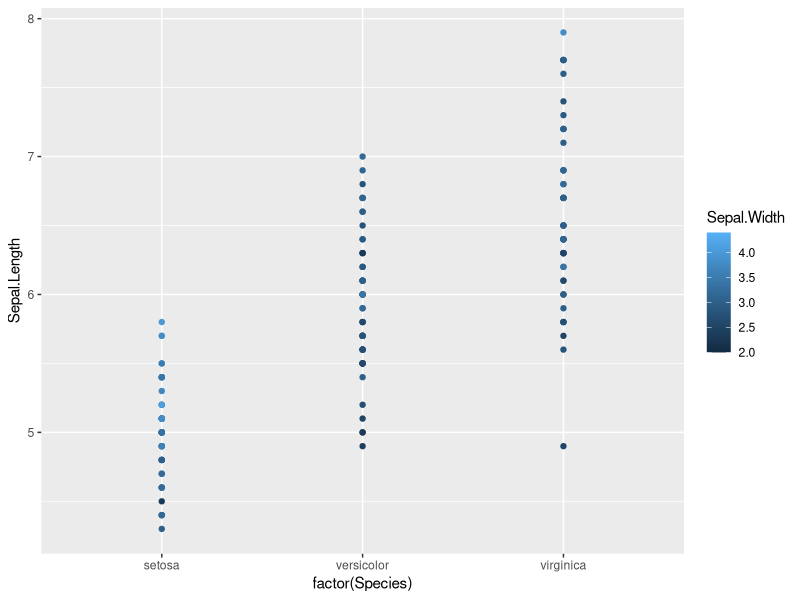
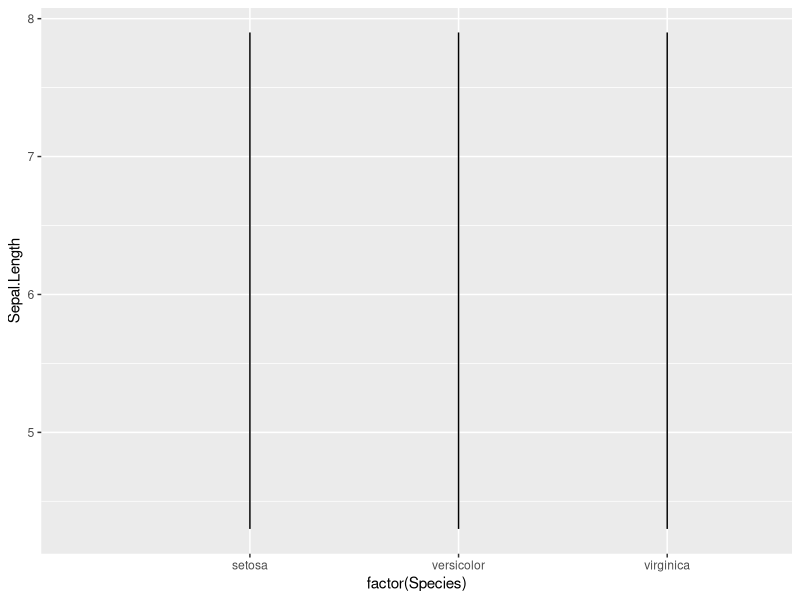
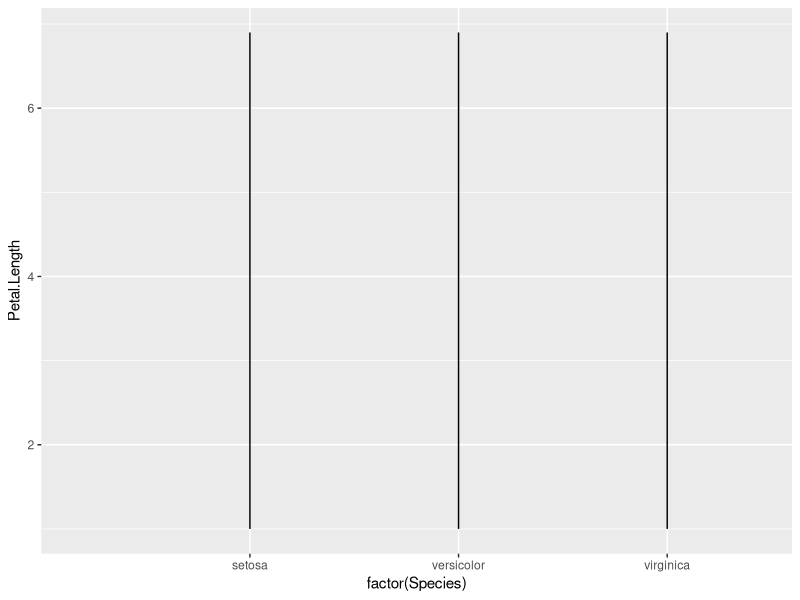
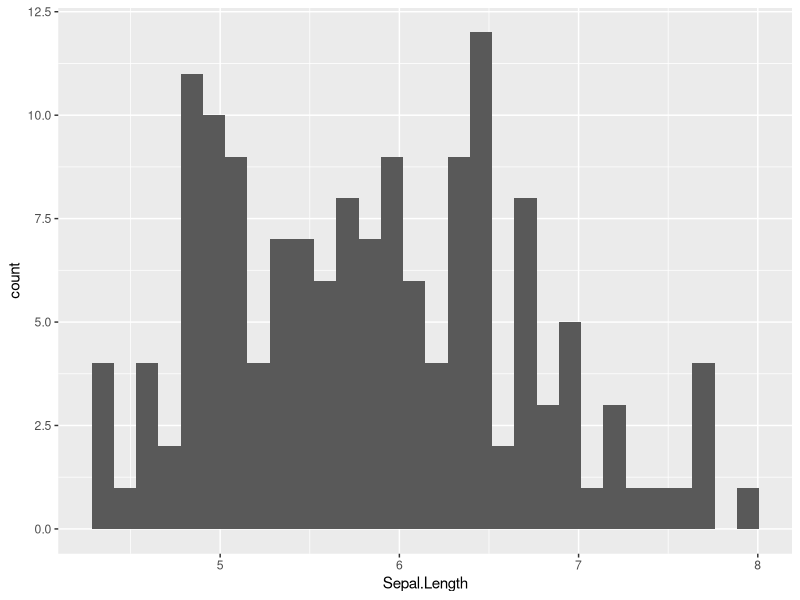
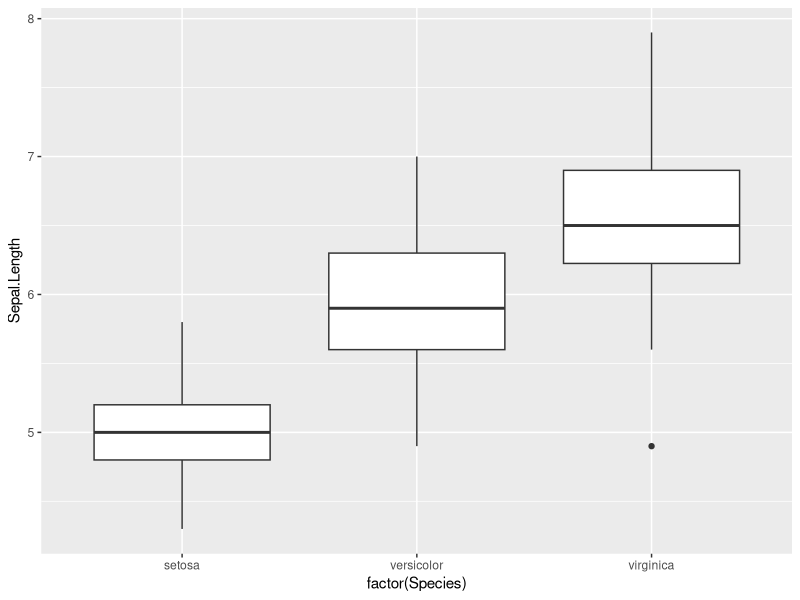
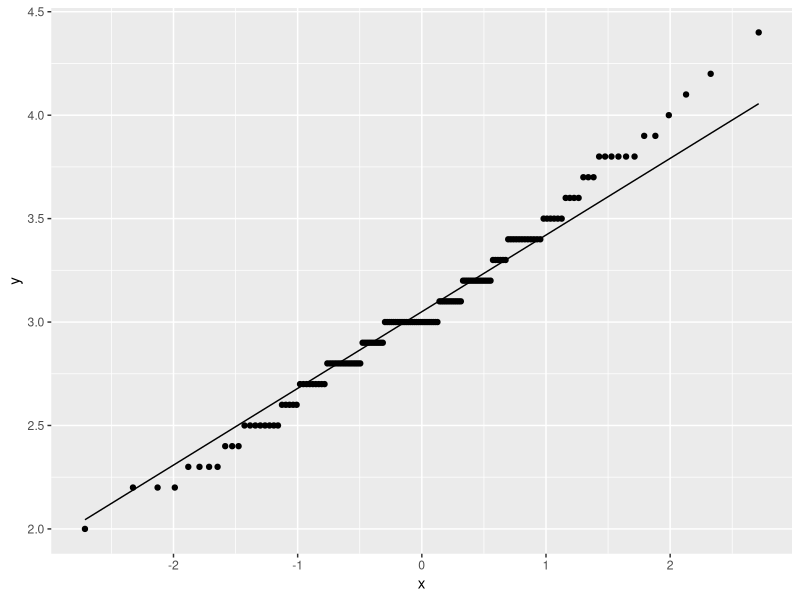
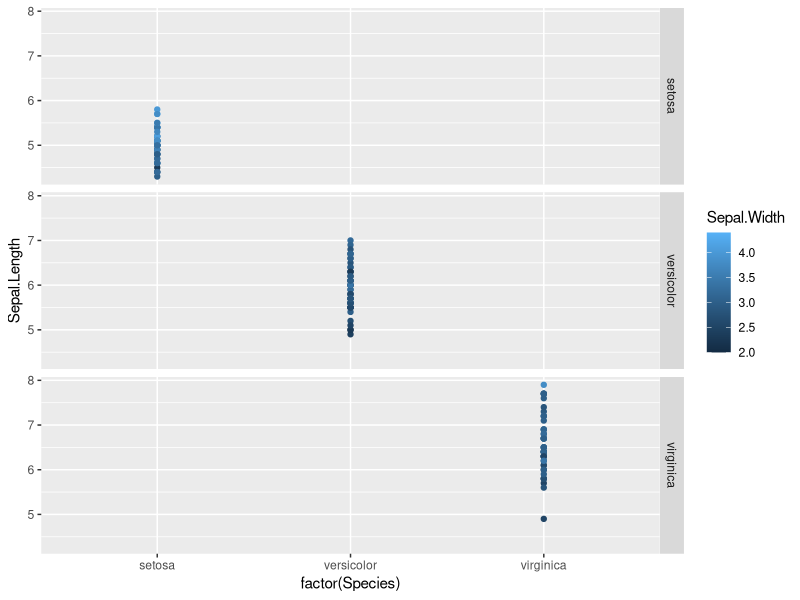
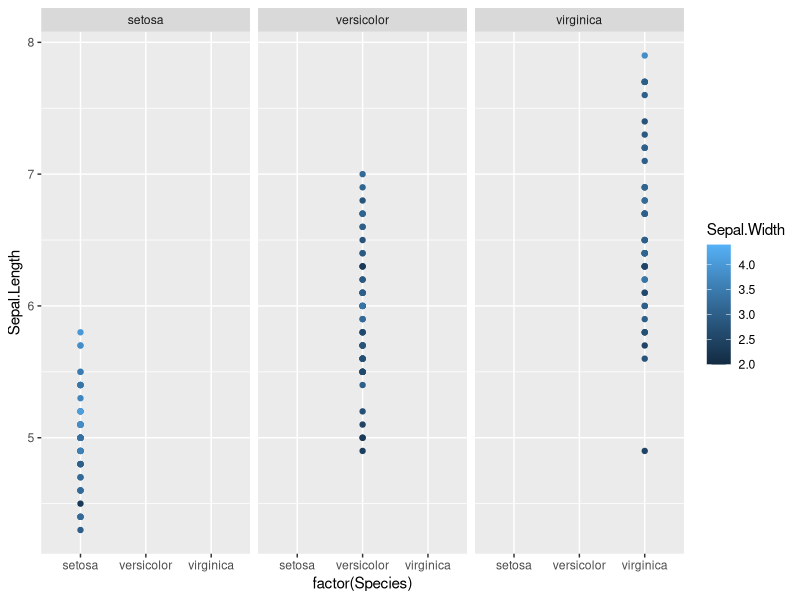

Generate these figures, in order, with R:
## ---- chunk 1
knitr::opts_chunk$set(echo = TRUE)
## ---- chunk 2
library(tidyverse)
## ---- chunk 3
idata = as_tibble(iris)#loading iris dataset
head(idata)#taking a look at data
plot = ggplot(data = idata, aes(y = Sepal.Length, x = factor(Species),col= Sepal.Width))#creating ggplot 
plot2= ggplot(data = idata, aes(y = Petal.Length, x = factor(Species),col= Petal.Width))
## ---- chunk 4
plot+geom_point()#the use of geom_point() function to plot the datas sepal length/sepalwidth
## ---- chunk 5

plot+geom_density()
plot2+geom_density()#Ploting density 

## ---- chunk 6
ggplot(idata, aes(x= Sepal.Length))+geom_histogram()#representing data in terms of histograms
## ---- chunk 7
plot+geom_boxplot()#representing data in terms of boxplot
## ---- chunk 8
p <- ggplot(iris, aes(sample = Sepal.Width))
p + geom_qq() + stat_qq_line()#geom qq for checking the normality of data

## ---- chunk 9
q <- plot+geom_point()
q + facet_grid(Species~.)#faceting using facet grid
## ---- chunk 10
q+facet_wrap(vars(Species))#facteing using facet wrap
## ---- chunk 11
plot + stat_density()#plotting the statistical density of plot
## ---- chunk 12

#applying logarithm to coorodinates
plotx <- ggplot(iris, aes(x <- Sepal.Length,y <- Sepal.Width)) + geom_point()
plotx + scale_x_log10()
plotx + scale_y_log10()

ggplot(data = idata,aes(x=Sepal.Length,y=Species,col = Sepal.Width))+geom_point()+scale_x_log10()
ggplot(data = idata,aes(y=Petal.Length,x=Species,col = Petal.Width))+geom_point()+scale_y_log10()

## ---- chunk 13
#applying square root on coordinate axes
plotx+scale_x_sqrt()
plotx+scale_y_sqrt()


## ---- chunk 14
plotx + theme_classic()#theming

## ---- chunk 15
plot + geom_point() + theme_bw()#theming
## ---- chunk 16
plotx + scale_x_continuous()#scaling but his is default scaling that geom point or ggplot applies

## ---- chunk 17

plotx + xlim(NA,8)#applying limitation in x axis up to 8 which covers entire data

## ---- chunk 18
plotx + scale_y_continuous()#scaling the y axis

## ---- chunk 19
plotx+ ylim(1,5)#applying the limit to y axis
## ---- chunk 20
plotx+ coord_flip()

## ---- chunk 21
plotx+ labs(x= "Sepal length",y=  "Sepal width")#applying label using label function

## ---- chunk 22
plotx+ ggtitle("Plot of sepal length and width")#giving title to plot
## ---- chunk 23
plotx + xlab("Sepal Length") + ylab("Sepal Width")#labelling


## ---- chunk 24
plotx+coord_cartesian(expand = TRUE)#it is often used to zoom plot
## ---- chunk 25

ggplot(data = idata,aes(x=Petal.Width, y=Petal.Length, position_dodge(width= NULL)))+ geom_point()#


